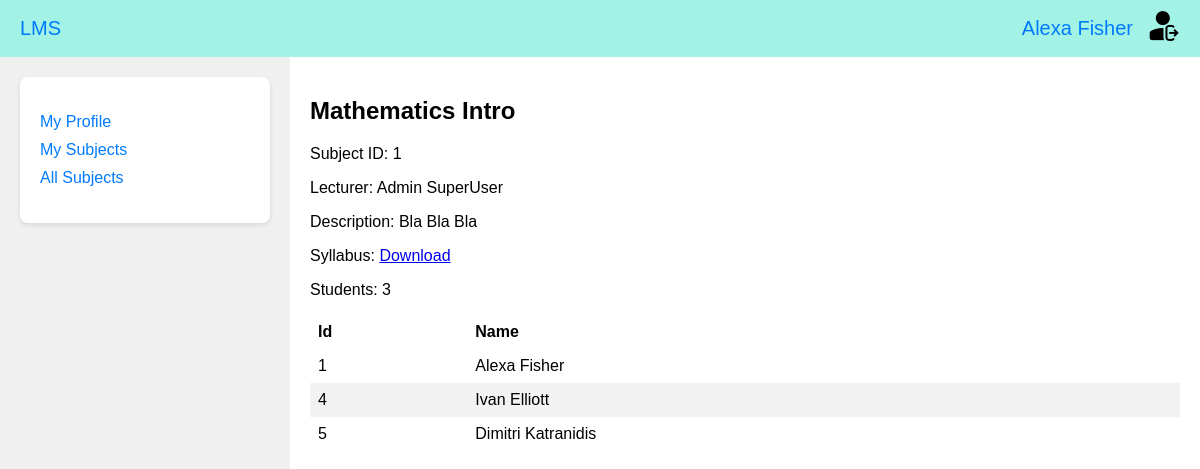
The app's page /subject/1/ (signed in) with its own data.
### accounts_app/models.py (models this page shows, shortened)
class CustomUser(AbstractUser):
    username = None
    email = models.EmailField(_("email address"), unique=True)
    first_name = models.CharField(
        max_length=100, null=False, blank=False, verbose_name=_("First Name")
    )
    last_name = models.CharField(
        max_length=100, null=False, blank=False, verbose_name=_("Last Name")
    )
    passport_number = models.CharField(
        max_length=11, null=False, blank=False, verbose_name=_("Personal Number")
    )
    USERNAME_FIELD = "email"
    REQUIRED_FIELDS = ["first_name", "last_name", "passport_number"]
    objects = CustomUserManager()

### universities_app/models.py (models this page shows, shortened)
class Subject(models.Model):
    name = models.CharField(max_length=200, verbose_name=_("Subject name"), unique=True)
    description = models.TextField(verbose_name=_("Description"))
    syllabus = models.FileField(verbose_name=_("Syllabus"), upload_to="syllabus/")
    faculties = models.ManyToManyField("Faculty", verbose_name=_("Faculties"))
    lecturer = models.OneToOneField(
        "Lecturer", on_delete=models.CASCADE, verbose_name=_("Lecturer")
    )
    student = models.ManyToManyField(
        "Student",
        verbose_name=_("Student"),
        limit_choices_to={"id__lte": 7},
        blank=True,
    )
    class Meta:
        verbose_name = _("Subject")
        verbose_name_plural = _("Subjects")

class Lecturer(models.Model):
    user = models.OneToOneField(
        "accounts_app.CustomUser", on_delete=models.CASCADE, verbose_name=_("User")
    )
    first_name = models.CharField(
        max_length=200, verbose_name=_("Lecturer first name"), blank=True
    )
    last_name = models.CharField(
        max_length=200, verbose_name=_("Lecturer last name"), blank=True
    )
    class Meta:
        verbose_name = _("Lecturer")
        verbose_name_plural = _("Lecturers")
    def __str__(self):
        return f"{self.first_name} {self.last_name}"

class Student(models.Model):
    user = models.OneToOneField(
        "accounts_app.CustomUser", on_delete=models.CASCADE, verbose_name=_("User")
    )
    first_name = models.CharField(
        max_length=200, verbose_name=_("Student first name"), blank=True
    )
    last_name = models.CharField(
        max_length=200, verbose_name=_("Student last name"), blank=True
    )
    faculty = models.ForeignKey(
        "Faculty", on_delete=models.CASCADE, verbose_name=_("Faculty")
    )
    class Meta:
        verbose_name = _("Student")
        verbose_name_plural = _("Students")
    def __str__(self):
        return f"{self.first_name} {self.last_name}"

### universities_app/views.py (the view)
# urls.py: path('subject/<int:subject_id>/', SubjectDetailView.as_view(), name='subject'),
@method_decorator(login_required(login_url='/'), name='dispatch')
class SubjectDetailView(DetailView):
    model = Subject
    template_name = 'universities_app/subject_id.html'
    context_object_name = 'subject'
    pk_url_kwarg = 'subject_id'

### templates/universities_app/subject_id.html (shortened to what this page needs)
{% load static %}
<!DOCTYPE html>
<html lang="en">
<head>
    <link rel="stylesheet" href="{% static 'css/main_styles.css' %}?v=2">
</head>
<body>
    {% include 'menu.html' %}
    <div class="main-page">
        <div class="main-page-content">
            <div class="sidebar">
                <div class="box">
                    <ul>
                        <li><a href="{% url 'profile' %}">My Profile</a></li>
                        <li><a href="{% url 'subjects' %}">My Subjects</a></li>
                        <li><a href="{% url 'all_subjects' %}"> All Subjects</a></li>
                    </ul>
                </div>
            </div>
            <div class="content">
                    <h2> {{ subject.name }}</h2>
                    <p>Subject ID: {{ subject.id }}</p>
                    <p>Lecturer: {{ subject.lecturer }}</p>
                    <p>Description: {{ subject.description }}</p>
                    <p>Syllabus: <a href="{{ subject.syllabus.url }}" download>Download</a></p>
                    <p>Students: {{ subject.student.count }}</p>
                    {% if subject.student.count > 0 %}
                    <table>
                        <thead>
                          <tr>
                            <th>Id</th>
                            <th>Name</th>
                          </tr>
                        </thead>
                        <tbody>
                            {% for student in subject.student.all %}
                            <tr>
                              <td> {{ student.id }} </td>
                              <td> {{ student }} </td>
                            </tr>
                          {% endfor %}
                        </tbody>
                    </table>
                    {% endif %}
            </div>
        </div>
    </div>
</body>
</html>

### templates/menu.html
{% load static %}
<div class="top-bar">
    <div class="university">
        <a href="{% url 'main' %}">LMS</a>
    </div>
    <div class="user-info">
        <a href="{% url 'profile' %}" class="user-profile">
            {{ user.first_name }} {{ user.last_name }}
        </a>
        <a href="{% url 'logout' %}">
            <img src="{% static 'images/logout.png' %}" alt="Logout">
        </a>
    </div>
</div>

### static/css/main_styles.css (style rules this page uses)
body { margin: 0; padding: 0; font-family: Arial, sans-serif; }
.top-bar { background-color: #a2f3e6; color: #007bff; padding: 10px 20px; display: flex; justify-content: space-between; align-items: center; font-size: 20px; }
.university a, .user-info a { color: #007bff; text-decoration: none; }
.user-info { display: flex; align-items: center; }
.user-profile { margin-right: 15px; }
.main-page { display: flex; flex-direction: column; height: 100vh; }
.main-page-content { display: flex; flex: 1; }
.sidebar { width: 250px; background-color: #f0f0f0; padding: 20px; }
.content { flex: 1; padding: 20px; }
.box { background-color: #ffffff; padding: 20px; border-radius: 8px; box-shadow: 0 2px 5px rgba(0, 0, 0, 0.1); }
.box ul { list-style-type: none; padding: 0; }
.box li { margin-bottom: 10px; }
.box a { text-decoration: none; color: #007bff; }

### templates/universities_app/subject_id.html (style rules this page uses)
table { border-collapse: collapse; width: 100%; }
th, td { text-align: left; padding: 8px; }
tr:nth-child(even) { background-color: #f2f2f2; }

### records on screen
CustomUser: first_name "Alexa", last_name "Fisher"
Subject: name "Mathematics Intro", id "1", lecturer "Admin SuperUser", description "Bla Bla Bla", student.count "3"
Student: id "1", first_name+last_name "Alexa Fisher"
Student: id "4", first_name+last_name "Ivan Elliott"
Student: id "5", first_name+last_name "Dimitri Katranidis"
